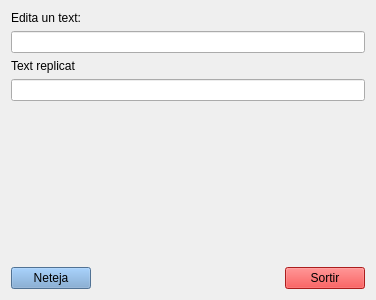
<?xml version="1.0" encoding="UTF-8"?>
<ui version="4.0">
 <class>Form</class>
 <widget class="QWidget" name="Form">
  <property name="geometry">
   <rect>
    <x>0</x>
    <y>0</y>
    <width>376</width>
    <height>300</height>
   </rect>
  </property>
  <property name="windowTitle">
   <string>Form</string>
  </property>
  <layout class="QGridLayout" name="gridLayout">
   <item row="0" column="0">
    <layout class="QVBoxLayout" name="verticalLayout_3">
     <item>
      <layout class="QVBoxLayout" name="verticalLayout">
       <item>
        <widget class="QLabel" name="label">
         <property name="text">
          <string>Edita un text:</string>
         </property>
        </widget>
       </item>
       <item>
        <widget class="QLineEdit" name="lineEdit"/>
       </item>
      </layout>
     </item>
     <item>
      <layout class="QVBoxLayout" name="verticalLayout_2">
       <item>
        <widget class="QLabel" name="label_2">
         <property name="text">
          <string>Text replicat</string>
         </property>
        </widget>
       </item>
       <item>
        <widget class="QLineEdit" name="lineEdit_2"/>
       </item>
      </layout>
     </item>
    </layout>
   </item>
   <item row="1" column="0">
    <spacer name="verticalSpacer">
     <property name="orientation">
      <enum>Qt::Vertical</enum>
     </property>
     <property name="sizeHint" stdset="0">
      <size>
       <width>20</width>
       <height>104</height>
      </size>
     </property>
    </spacer>
   </item>
   <item row="2" column="0">
    <layout class="QHBoxLayout" name="horizontalLayout">
     <item>
      <widget class="QPushButton" name="pushButton_2">
       <property name="styleSheet">
        <string notr="true">background-color: rgb(114, 159, 207);</string>
       </property>
       <property name="text">
        <string>Neteja</string>
       </property>
      </widget>
     </item>
     <item>
      <spacer name="horizontalSpacer">
       <property name="orientation">
        <enum>Qt::Horizontal</enum>
       </property>
       <property name="sizeHint" stdset="0">
        <size>
         <width>40</width>
         <height>20</height>
        </size>
       </property>
      </spacer>
     </item>
     <item>
      <widget class="QPushButton" name="pushButton">
       <property name="styleSheet">
        <string notr="true">background-color: rgb(239, 41, 41);</string>
       </property>
       <property name="text">
        <string>Sortir</string>
       </property>
      </widget>
     </item>
    </layout>
   </item>
  </layout>
 </widget>
 <tabstops>
  <tabstop>lineEdit</tabstop>
  <tabstop>lineEdit_2</tabstop>
  <tabstop>pushButton_2</tabstop>
  <tabstop>pushButton</tabstop>
 </tabstops>
 <resources/>
 <connections>
  <connection>
   <sender>pushButton_2</sender>
   <signal>clicked()</signal>
   <receiver>lineEdit</receiver>
   <slot>clear()</slot>
   <hints>
    <hint type="sourcelabel">
     <x>76</x>
     <y>260</y>
    </hint>
    <hint type="destinationlabel">
     <x>159</x>
     <y>46</y>
    </hint>
   </hints>
  </connection>
  <connection>
   <sender>pushButton</sender>
   <signal>clicked()</signal>
   <receiver>Form</receiver>
   <slot>close()</slot>
   <hints>
    <hint type="sourcelabel">
     <x>340</x>
     <y>259</y>
    </hint>
    <hint type="destinationlabel">
     <x>296</x>
     <y>205</y>
    </hint>
   </hints>
  </connection>
  <connection>
   <sender>lineEdit</sender>
   <signal>textEdited(QString)</signal>
   <receiver>lineEdit_2</receiver>
   <slot>setText(QString)</slot>
   <hints>
    <hint type="sourcelabel">
     <x>101</x>
     <y>51</y>
    </hint>
    <hint type="destinationlabel">
     <x>106</x>
     <y>126</y>
    </hint>
   </hints>
  </connection>
  <connection>
   <sender>pushButton_2</sender>
   <signal>clicked()</signal>
   <receiver>lineEdit_2</receiver>
   <slot>clear()</slot>
   <hints>
    <hint type="sourcelabel">
     <x>36</x>
     <y>282</y>
    </hint>
    <hint type="destinationlabel">
     <x>40</x>
     <y>125</y>
    </hint>
   </hints>
  </connection>
 </connections>
</ui>
